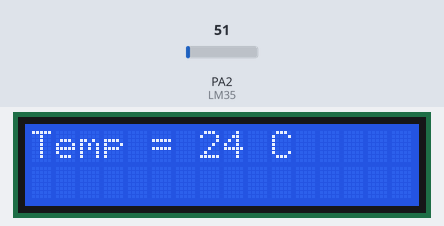
Simulated run of this program. Board: ATmega16, built with avr-gcc and emulated at 1 MHz. Shown: 16×2 character LCD. Wiring (inferred from the names in the program): character LCD (HD44780): RS PD4; R/W PD5; E PD6; data PC0, PC1, PC2, PC3, PC4, PC5, PC6, PC7. Inputs (shaded band) come from the test bench; at power-on: PA2 (LM35) = 51.

Above: at 1.2 s.
1.3 s: PA2 (LM35) set to 61
At 2.3 s:
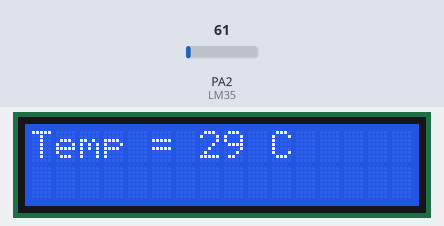
2.8 s: PA2 (LM35) set to 71
At 3.5 s:
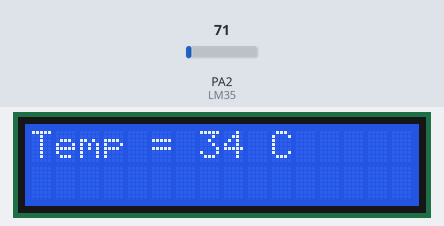
4.3 s: PA2 (LM35) set to 86
At 4.8 s:
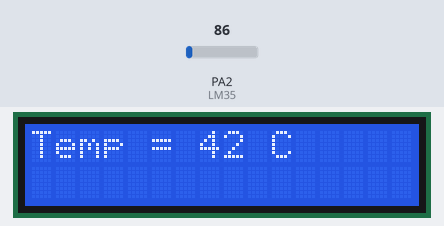
Timing chart, 0 to 7.3 s (numbered marks = the images above; inputs shaded):
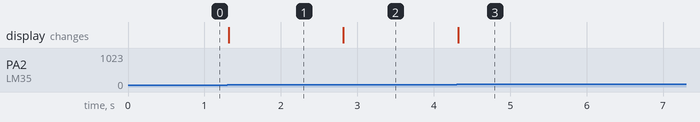

Measured:
- after the input at 1.3 s, the display: changes at once (image 1)
- after the input at 2.8 s, the display: changes at once (image 2)
- after the input at 4.3 s, the display: changes at once (image 3)

The program:

main.c
```c
/*
 * main.c
 *
 * Created: 7/16/2022 1:47:53 PM
 * Author : Dell
 */

/*
 * update 2x16 LCD Display by LM35 Temp sensor readings.
 */

#include "adc.h"
#include "lcd.h"

int main(void)
{

	uint32 temp;
	LCD_init(); /* initialize LCD driver */
	ADC_init(); /* initialize ADC driver */
	LCD_clearScreen(); /* clear LCD at the beginning */
	/* display this string "Temp =    " only once at LCD */
	LCD_displayString("Temp = ");
	LCD_goToRowColumn(0,10);
	/* display character 'C' on the screen "Temp =   C" */
	LCD_displayCharacter('C');
	while(1)
	{
		LCD_goToRowColumn(0,7); /* display the number every time at this position */
		temp = ADC_readChannel(2); /* read channel two where the temp sensor is connect */
		temp = (temp*150*5)/(1023*1.5); /* calculate the temp from the ADC value*/
		LCD_intgerToString(temp); /* display the temp on LCD screen */
	}
}
```

adc.c
```c
 /******************************************************************************
 *
 * Module: ADC
 *
 * File Name: adc.c
 *
 * Description: Source file for the ATmega16 ADC driver
 *
 * Author: Mohamed Tarek
 *
 *******************************************************************************/

#include "adc.h"

/*******************************************************************************
 *                      Functions Definitions                                  *
 *******************************************************************************/

void ADC_init(void)
{
	/* ADMUX Register Bits Description:
	 * REFS1:0 = 00 to choose to connect external reference voltage by input this voltage through AREF pin
	 * ADLAR   = 0 right adjusted
	 * MUX4:0  = 00000 to choose channel 0 as initialization
	 */
	ADMUX = 0;

	/* ADCSRA Register Bits Description:
	 * ADEN    = 1 Enable ADC
	 * ADIE    = 0 Disable ADC Interrupt
	 * ADPS2:0 = 011 to choose ADC_Clock=F_CPU/8=1Mhz/8=125Khz --> ADC must operate in range 50-200Khz
	 */
	ADCSRA = (1<<ADEN) | (1<<ADPS1) | (1<<ADPS0);
}

uint16 ADC_readChannel(uint8 channel_num)
{
	channel_num &= 0x07; /* channel number must be from 0 --> 7 */
	ADMUX &= 0xE0; /* clear first 5 bits in the ADMUX (channel number MUX4:0 bits) before set the required channel */
	ADMUX = ADMUX | channel_num; /* choose the correct channel by setting the channel number in MUX4:0 bits */
	SET_BIT(ADCSRA,ADSC); /* start conversion write '1' to ADSC */
	while(BIT_IS_CLEAR(ADCSRA,ADIF)); /* wait for conversion to complete ADIF becomes '1' */
	SET_BIT(ADCSRA,ADIF); /* clear ADIF by write '1' to it :) */
	return ADC; /* return the data register */
}
```

adc.h
```c
 /******************************************************************************
 *
 * Module: ADC
 *
 * File Name: adc.h
 *
 * Description: header file for the ATmega16 ADC driver
 *
 * Author: Mohamed Tarek
 *
 *******************************************************************************/

#ifndef ADC_H_
#define ADC_H_

#include "micro_config.h"
#include "std_types.h"
#include "common_macros.h"

/*******************************************************************************
 *                      Functions Prototypes                                   *
 *******************************************************************************/

/*
 * Description :
 * Function responsible for initialize the ADC driver.
 */
void ADC_init(void);

/*
 * Description :
 * Function responsible for read analog data from a certain ADC channel
 * and convert it to digital using the ADC driver.
 */
uint16 ADC_readChannel(uint8 channel_num);

#endif /* ADC_H_ */
```

micro_config.h
```c
 /******************************************************************************
 *
 * Module: Micro - Configuration
 *
 * File Name: Micro_Config.h
 *
 * Description: File include all Microcontroller libraries
 *
 * Author: Mohamed Tarek
 *
 *******************************************************************************/

#ifndef MICRO_CONFIG_H_
#define MICRO_CONFIG_H_

#ifndef F_CPU
#define F_CPU 1000000UL //1MHz Clock frequency
#endif

#include <avr/io.h>
#include <avr/interrupt.h>
#include <util/delay.h>

#endif /* MICRO_CONFIG_H_ */
```

lcd.c
```c
 /******************************************************************************
 *
 * Module: LCD
 *
 * File Name: lcd.c
 *
 * Description: Source file for the LCD driver
 *
 * Author: Mohamed Tarek
 *
 *******************************************************************************/

#include "lcd.h"

/*******************************************************************************
 *                      Functions Definitions                                  *
 *******************************************************************************/
void LCD_init(void)
{
	LCD_DATA_PORT_DIR = 0xFF; /* Configure the data port as output port */
	LCD_CTRL_PORT_DIR |= (1<<E) | (1<<RS) | (1<<RW); /* Configure the control pins(E,RS,RW) as output pins */

	LCD_sendCommand(TWO_LINE_LCD_Eight_BIT_MODE); /* use 2-line lcd + 8-bit Data Mode + 5*7 dot display Mode */

	LCD_sendCommand(CURSOR_OFF); /* cursor off */

	LCD_sendCommand(CLEAR_COMMAND); /* clear LCD at the beginning */
}

void LCD_sendCommand(uint8 command)
{
	CLEAR_BIT(LCD_CTRL_PORT,RS); /* Instruction Mode RS=0 */
	CLEAR_BIT(LCD_CTRL_PORT,RW); /* write data to LCD so RW=0 */
	_delay_ms(1); /* delay for processing Tas = 50ns */
	SET_BIT(LCD_CTRL_PORT,E); /* Enable LCD E=1 */
	_delay_ms(1); /* delay for processing Tpw - Tdws = 190ns */
	LCD_DATA_PORT = command; /* out the required command to the data bus D0 --> D7 */
	_delay_ms(1); /* delay for processing Tdsw = 100ns */
	CLEAR_BIT(LCD_CTRL_PORT,E); /* disable LCD E=0 */
	_delay_ms(1); /* delay for processing Th = 13ns */
}

void LCD_displayCharacter(uint8 data)
{
	SET_BIT(LCD_CTRL_PORT,RS); /* Data Mode RS=1 */
	CLEAR_BIT(LCD_CTRL_PORT,RW); /* write data to LCD so RW=0 */
	_delay_ms(1); /* delay for processing Tas = 50ns */
	SET_BIT(LCD_CTRL_PORT,E); /* Enable LCD E=1 */
	_delay_ms(1); /* delay for processing Tpw - Tdws = 190ns */
	LCD_DATA_PORT = data; /* out the required data char to the data bus D0 --> D7 */
	_delay_ms(1); /* delay for processing Tdsw = 100ns */
	CLEAR_BIT(LCD_CTRL_PORT,E); /* disable LCD E=0 */
	_delay_ms(1); /* delay for processing Th = 13ns */
}

void LCD_displayString(const char *Str)
{
	uint8 i = 0;
	while(Str[i] != '\0')
	{
		LCD_displayCharacter(Str[i]);
		i++;
	}
	/***************** Another Method ***********************
	while((*Str) != '\0')
	{
		LCD_displayCharacter(*Str);
		Str++;
	}
	*********************************************************/
}

void LCD_goToRowColumn(uint8 row,uint8 col)
{
	uint8 Address;

	/* first of all calculate the required address */
	switch(row)
	{
		case 0:
				Address=col;
				break;
		case 1:
				Address=col+0x40;
				break;
		case 2:
				Address=col+0x10;
				break;
		case 3:
				Address=col+0x50;
				break;
	}
	/* to write to a specific address in the LCD
	 * we need to apply the corresponding command 0b10000000+Address */
	LCD_sendCommand(Address | SET_CURSOR_LOCATION);
}

void LCD_displayStringRowColumn(uint8 row,uint8 col,const char *Str)
{
	LCD_goToRowColumn(row,col); /* go to to the required LCD position */
	LCD_displayString(Str); /* display the string */
}

void LCD_intgerToString(int data)
{
   char buff[16]; /* String to hold the ascii result */
   itoa(data,buff,10); /* 10 for decimal */
   LCD_displayString(buff);
}

void LCD_clearScreen(void)
{
	LCD_sendCommand(CLEAR_COMMAND); //clear display
}
```

lcd.h
```c
 /******************************************************************************
 *
 * Module: LCD
 *
 * File Name: lcd.h
 *
 * Description: Header file for the LCD driver
 *
 * Author: Mohamed Tarek
 *
 *******************************************************************************/

#ifndef LCD_H_
#define LCD_H_

#include "std_types.h"
#include "common_macros.h"
#include "micro_config.h"

/*******************************************************************************
 *                      Preprocessor Macros                                    *
 *******************************************************************************/
/* LCD HW Pins */
#define RS PD4
#define RW PD5
#define E  PD6
#define LCD_CTRL_PORT PORTD
#define LCD_CTRL_PORT_DIR DDRD
#define LCD_DATA_PORT PORTC
#define LCD_DATA_PORT_DIR DDRC

/* LCD Commands */
#define CLEAR_COMMAND 0x01
#define TWO_LINE_LCD_Eight_BIT_MODE 0x38
#define CURSOR_OFF 0x0C
#define CURSOR_ON 0x0E
#define SET_CURSOR_LOCATION 0x80

/*******************************************************************************
 *                      Functions Prototypes                                   *
 *******************************************************************************/
void LCD_sendCommand(uint8 command);
void LCD_displayCharacter(uint8 data);
void LCD_displayString(const char *Str);
void LCD_init(void);
void LCD_clearScreen(void);
void LCD_displayStringRowColumn(uint8 row,uint8 col,const char *Str);
void LCD_goToRowColumn(uint8 row,uint8 col);
void LCD_intgerToString(int data);

#endif /* LCD_H_ */
```

common_macros.h
```c
 /******************************************************************************
 *
 * Module: Common - Macros
 *
 * File Name: Common_Macros.h
 *
 * Description: Commonly used Macros
 *
 * Author: Mohamed Tarek
 *
 *******************************************************************************/

#ifndef COMMON_MACROS
#define COMMON_MACROS

/* Set a certain bit in any register */
#define SET_BIT(REG,BIT) (REG|=(1<<BIT))

/* Clear a certain bit in any register */
#define CLEAR_BIT(REG,BIT) (REG&=(~(1<<BIT)))

/* Toggle a certain bit in any register */
#define TOGGLE_BIT(REG,BIT) (REG^=(1<<BIT))

/* Rotate right the register value with specific number of rotates */
#define ROR(REG,num) ( REG= (REG>>num) | (REG<<(8-num)) )

/* Rotate left the register value with specific number of rotates */
#define ROL(REG,num) ( REG= (REG<<num) | (REG>>(8-num)) )

/* Check if a specific bit is set in any register and return true if yes */
#define BIT_IS_SET(REG,BIT) ( REG & (1<<BIT) )

/* Check if a specific bit is cleared in any register and return true if yes */
#define BIT_IS_CLEAR(REG,BIT) ( !(REG & (1<<BIT)) )

#endif
```

std_types.h
```c
 /******************************************************************************
 *
 * Module: Common - Platform Types Abstraction
 *
 * File Name: std_types.h
 *
 * Description: types for AVR
 *
 * Author: Mohamed Tarek
 *
 *******************************************************************************/

#ifndef STD_TYPES_H_
#define STD_TYPES_H_

/* Boolean Data Type */
typedef unsigned char bool;

/* Boolean Values */
#ifndef FALSE
#define FALSE       (0u)
#endif
#ifndef TRUE
#define TRUE        (1u)
#endif

#define HIGH        (1u)
#define LOW         (0u)

typedef unsigned char         uint8;          /*           0 .. 255             */
typedef signed char           sint8;          /*        -128 .. +127            */
typedef unsigned short        uint16;         /*           0 .. 65535           */
typedef signed short          sint16;         /*      -32768 .. +32767          */
typedef unsigned long         uint32;         /*           0 .. 4294967295      */
typedef signed long           sint32;         /* -2147483648 .. +2147483647     */
typedef unsigned long long    uint64;         /*       0..18446744073709551615  */
typedef signed long long      sint64;
typedef float                 float32;
typedef double                float64;

#endif /* STD_TYPE_H_ */
```
